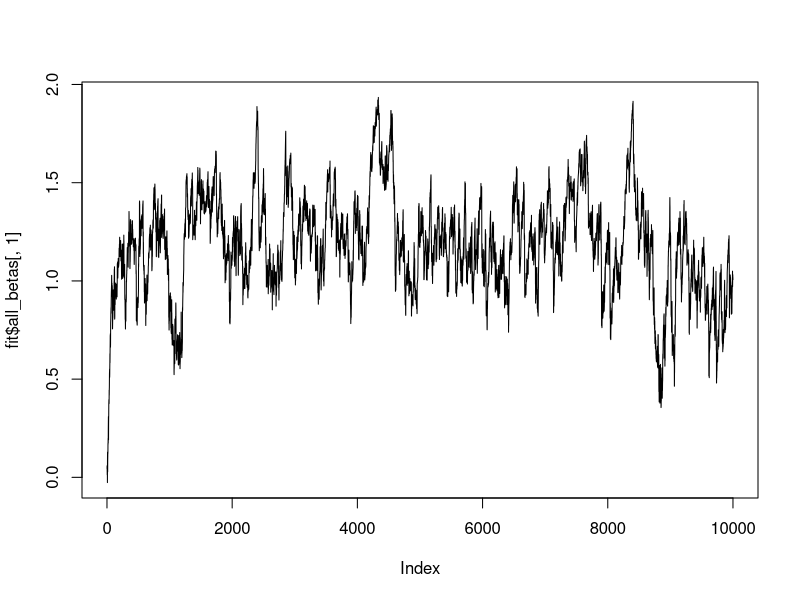
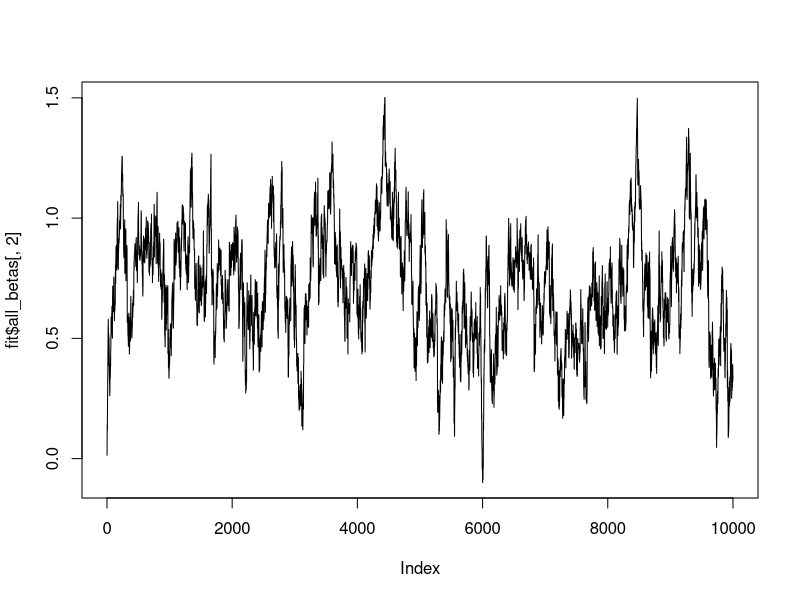
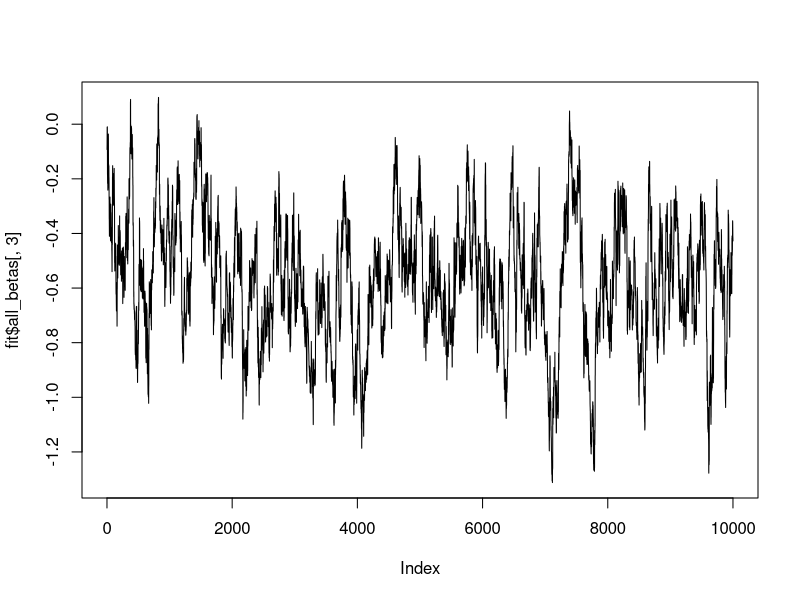
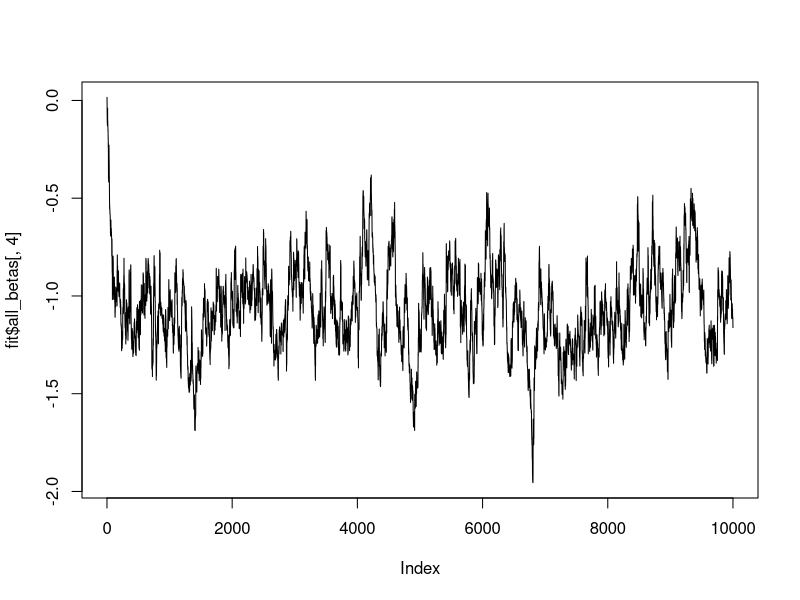

Generate these figures, in order, with R:

############################################
#          Exercise 3 - SGD
############################################

rm(list=ls(all=TRUE))

# simulated data size
n = 1000
# number of covariates
p = 4

# true covariate effects
beta_real = c(1, 0.5, -0.5, -1)

# each covariate value is drawn from N(0, 1)
X = matrix(0, ncol = p, nrow = n)
for (i in 1:n){
  for (j in 1:p){
    X[i,j] = rnorm(1)
  }
}

# true probabilities of succes
probs_real = 1 / (1 + exp( - X %*% beta_real ) )

# simulated response
y = rep(0, n)
for (i in 1:n){
  y[i] = rbinom(n=1, size = 1, prob = probs_real[i] )
}

############
#  Item c
############

n_iter = 10000

# calculates the negative log likelihood of ( y[index], X[index, ])
neg_log_lik_function = function( beta, ... ){
  
  # User must specify X=, index= and y= in any order   
  # Index reffers to previously sampled index from 1:n
  
  parameters = list(...)
  
  X = parameters$X
  y = parameters$y
  index = parameters$index
  
  return( as.numeric( (1 - y[index] ) * X[index, ] %*% beta ) + 
            + as.numeric( log ( 1 + exp( -X[index, ] %*% beta ) ) )  )
  
}

# Calculates gradient based on one observation only (does not include rescale)
gradient_function = function ( beta, ... ){
  
  # User must specify X=, index= and y= in any order   
  # Index reffers to previously sampled index from 1:n
  
  parameters = list(...)
  
  X = parameters$X
  y = parameters$y
  index = parameters$index
  
  w_i = 1/( 1 + exp( - crossprod( X[index, ], beta ) ) )
  gradient = ( w_i - y[index]) * X[index, ]
  
  return( gradient )
  
}


# Calculates gradient based on one observation only (does not include rescale)
direction_function = function ( beta, ... ){
  
  # User must specify X=, index= and y= in any order   
  # Index reffers to previously sampled index from 1:n
  
  parameters = list(...)
  
  X = parameters$X
  y = parameters$y
  index = parameters$index
  
  w_i = 1/( 1 + exp( - crossprod( X[index, ], beta ) ) )
  gradient = ( w_i - y[index]) * X[index, ]
  
  return( -gradient )
  
}


# Backtracking line search function
line_search = function ( f, beta_init, alpha_bar, rho, gradient_function, direction, cc, ... ){
  
  # f -> function of argument beta to be optimized
  # direction -> function of beta that calculates the direction we want to move through
  # ... -> additional arguments to be passed to the function f() and direction()
  
  beta = beta_init
  alpha = alpha_bar
  
  beta_new = beta + alpha * direction( beta_init, ... )
  
  print( c(f( beta_new, ... ) -( f( beta, ... ) + 
             cc * alpha * crossprod( gradient_function( beta, ... ) , direction( beta, ... ) ) ) ) )
  
  while( f( beta_new, ... ) > f( beta, ... ) + 
         cc * alpha * crossprod( gradient_function( beta, ... ) , direction( beta, ... ) ) ){
    
    alpha = rho * alpha
    beta = beta_new
    beta_new = beta + alpha * direction( beta_init, ... )
    
  }
  
  output = list( "alpha" = alpha, "beta" = beta_new )
  
  return( output )
  
}

# Implementing SGD

sgd_logistic = function(n_iter, y, X, last_iter, rho, cc, alpha0){
  
  # initial guess
  beta = rep(0, p)
  beta_vec = matrix(0, nrow = n_iter, ncol = p)
  
  # initializing negative log likelihood
  neg_log_lik_vec = rep(0, n_iter)
  
  for (iter in 1:n_iter){
    
    # sampling a data point
    index = sample( x = 1:n, size = 1 )
    
    # calculating the noisy gradient based on the previously sampled point (rescaling also)
    gradient = n * gradient_function(y=y, X=X, index = index, beta = beta) 
    
    # calculating the negative log likelihood for the sampled observation
    neg_log_lik = neg_log_lik_function( y=y, X=X, beta=beta, index = index)
    
    # Line search
    alpha_beta = line_search( f = neg_log_lik_function, 
                              beta_init = beta, 
                              alpha_bar = alpha0, 
                              rho = rho, 
                              direction = direction_function, 
                              gradient_function = gradient_function,
                              cc = cc, 
                              X = X,
                              y = y,
                              index = index)
    
    print(iter)
    
    # Updaing alpha and beta by the line search output
    beta = alpha_beta$beta
    alpha = alpha_beta$alpha
    
    # storing beta
    beta_vec[iter, ] = beta
    
  }
  
  # using the last l values to estimate beta
  l = last_iter
  fitted_beta = apply( X = beta_vec[ (n_iter - l + 1):n_iter, ], FUN = mean, MARGIN = 2)
  
  return( list( "fitted_beta"=fitted_beta, "all_betas"=beta_vec ) )
  
}

# applying the function
fit = sgd_logistic(n_iter=10000, y=y, X=X, last_iter=5000, alpha0 = 10^(-1), cc=10^(-4), rho=0.9)

# beta values per iteration
plot( fit$all_betas[,1], type="l")
plot( fit$all_betas[,2], type="l")
plot( fit$all_betas[,3], type="l")
plot( fit$all_betas[,4], type="l")

# answer obteined after averaging the last 1000 values of beta
fit$fitted_beta

# comparing with results from the glm function
glm ( y ~ X - 1 , family = "binomial")$coef


